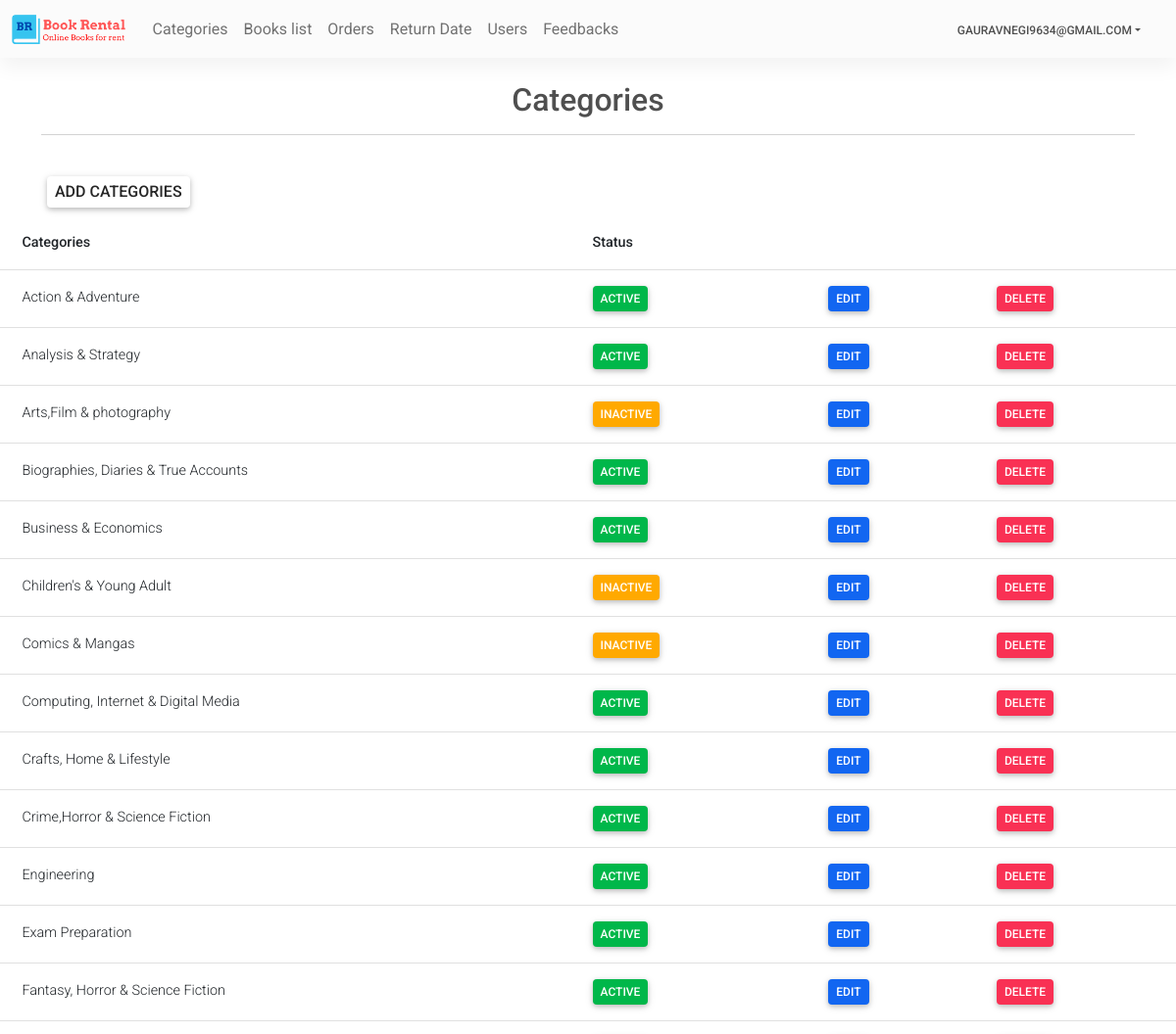
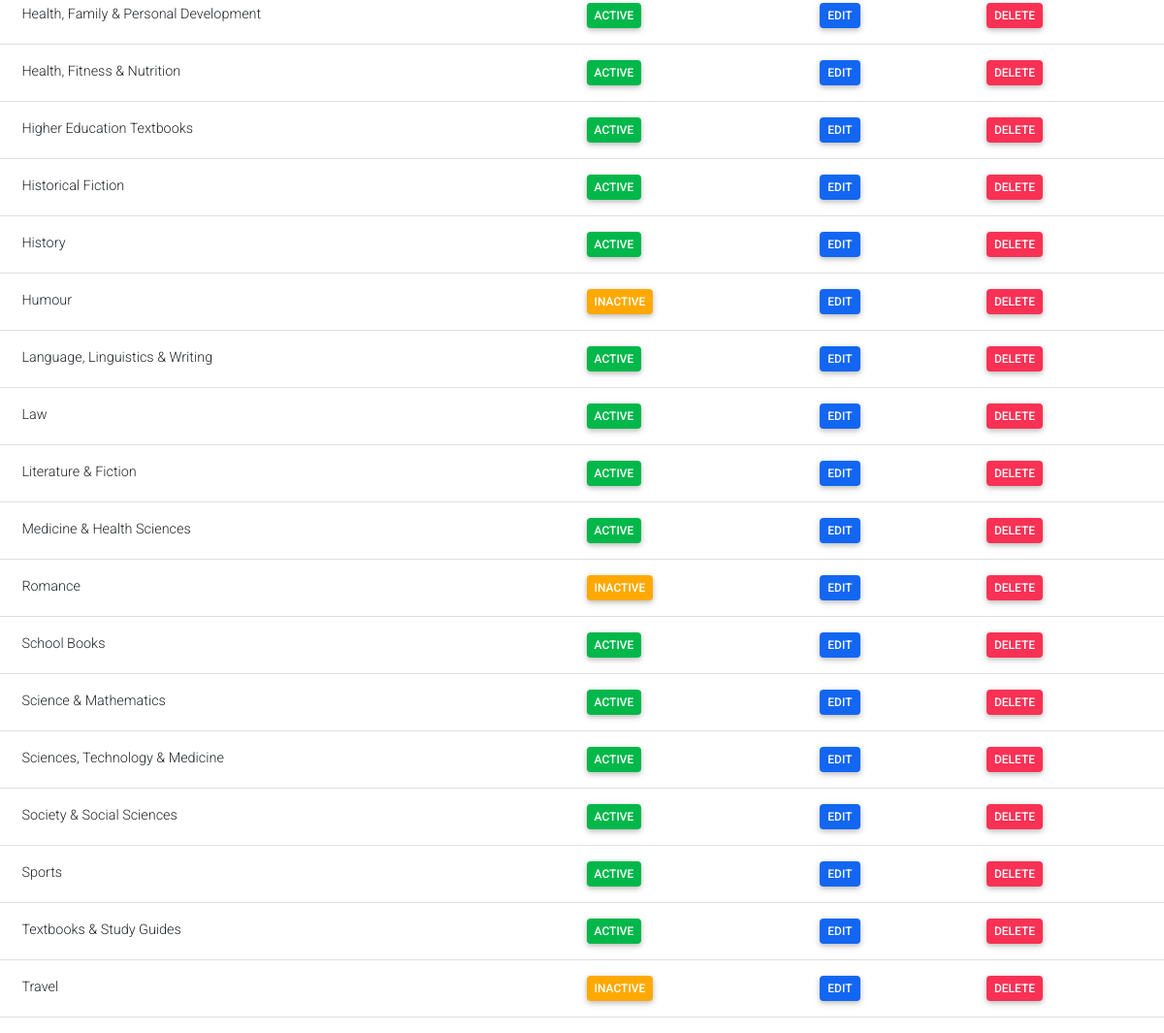
The app's page /Admin/categories.php (signed in) with its own data (2 pictures, top to bottom).
### tables this page shows
CREATE TABLE `categories` (
  `id` mediumint(9) NOT NULL,
  `category` varchar(50) NOT NULL,
  `status` tinyint(4) NOT NULL
);

### Admin/categories.php (the view, shortened to what this page needs)
<?php
require('topNav.php');
$sql = "select * from categories order by category asc";
$res = mysqli_query($con, $sql);
?>
<main>
    <div class="container pt-4">
        <h4 class="fs-2 text-center ">Categories</h4>
        <hr>
        <br>
    </div>
    <h5 class="btn btn-white ms-5 px-2 py-1 fs-6 "><a class="link-dark" href="manageCategories.php">Add
            Categories</a></h5>
    <div class="">
        <table class="table">
            <thead>
                <tr>
                    <th>Categories</th>
                    <th>Status</th>
                    <th></th>
                    <th></th>
                </tr>
            </thead>
            <tbody>
                <?php
        while ($row = mysqli_fetch_assoc($res)) { ?>
                <tr>
                    <td> <?php echo $row['category'] ?> </td>
                    <td>
                        <?php
              if ($row['status'] == 1) {
                echo "<a class='link-white btn btn-success px-2 py-1' href='?type=status&operation=deactive&id=" . $row['id'] .
                  "'>Active</a>&nbsp&nbsp";
              } else {
                echo "<a class='link-white btn btn-warning px-2 py-1' href='?type=status&operation=active&id=" . $row['id'] .
                  "'>Inactive</a>&nbsp&nbsp";
              }
              ?>
                    </td>
                    <td> <?php echo "<a class='link-white btn btn-primary px-2 py-1' href='manageCategories.php?id=" . $row['id'] .
                    "'>Edit</a>"; ?>
                    </td>
                    <td> <?php echo "<a class='link-white btn btn-danger px-2 py-1' href='?type=delete&id=" . $row['id'] .
                    "'>Delete</a>"; ?>
                    </td>
                </tr>
                <?php } ?>
            </tbody>
        </table>
    </div>
</main>
</body>
</html>

### records on screen
categories: category "Action & Adventure"
categories: category "Analysis & Strategy"
categories: category "Arts,Film & photography"
categories: category "Biographies, Diaries & True Accounts"
categories: category "Business & Economics"
categories: category "Children's & Young Adult"
categories: category "Comics & Mangas"
categories: category "Computing, Internet & Digital Media"
categories: category "Crafts, Home & Lifestyle"
categories: category "Crime,Horror & Science Fiction"
categories: category "Engineering"
categories: category "Exam Preparation"
categories: category "Fantasy, Horror & Science Fiction"
categories: category "Health, Family & Personal Development"
categories: category "Health, Fitness & Nutrition"
categories: category "Higher Education Textbooks"
categories: category "Historical Fiction"
categories: category "History"
categories: category "Humour"
categories: category "Language, Linguistics & Writing"
categories: category "Law"
categories: category "Literature & Fiction"
categories: category "Medicine & Health Sciences"
categories: category "Romance"
categories: category "School Books"
categories: category "Science & Mathematics"
categories: category "Sciences, Technology & Medicine"
categories: category "Society & Social Sciences"
categories: category "Sports"
categories: category "Textbooks & Study Guides"
categories: category "Travel"

### other values on screen
$userName "GAURAVNEGI9634@GMAIL.COM"
